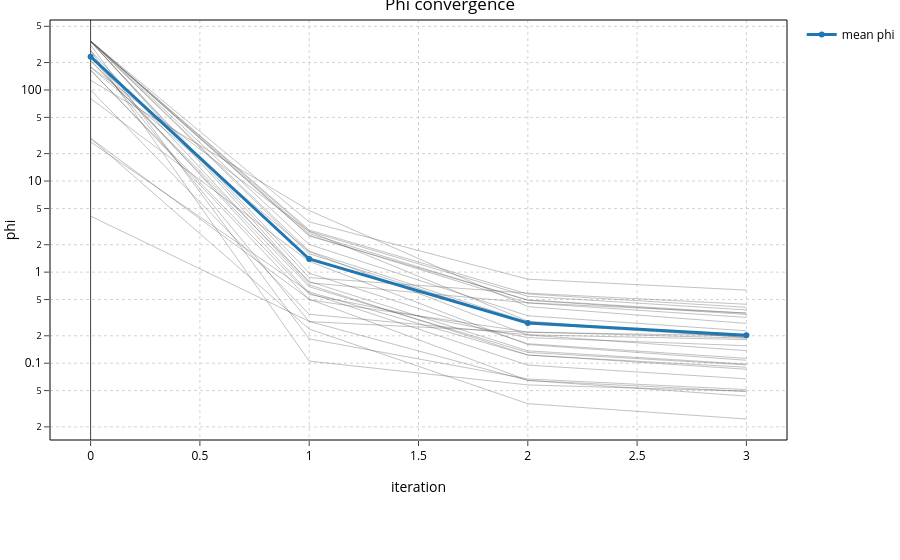

Here is the notebook cell this chart was saved with:
### Markdown cell above
## 4. Did the misfit drop? (phi convergence)

The first thing to check: did history matching reduce the objective function (phi)? Each faint line is one realization; the bold line is the ensemble mean. **What to look for:** a clear drop from the prior to the posterior, *without* the ensemble collapsing to a single line (which signals over-fitting).

### Code cell
if ies is not None:
    display(ies.plot_phi())                       # plotly
    display(ies.plot_phi(backend='matplotlib'))   # seaborn/matplotlib

### Figure 1 — Plotly figure (JSON) as saved in the notebook; plotly's stock layout.template omitted (floating-point values rounded to 4 significant figures)
{"data": [{"hoverinfo": "skip", "line": {"color": "rgba(80,80,80,0.35)", "width": 1}, "mode": "lines", "name": "0", "showlegend": false, "type": "scatter", "x": [0, 1, 2, 3], "y": [211.8, 0.6909, 0.1314, 0.09593]}, {"hoverinfo": "skip", "line": {"color": "rgba(80,80,80,0.35)", "width": 1}, "mode": "lines", "name": "1", "showlegend": false, "type": "scatter", "x": [0, 1, 2, 3], "y": [271.5, 0.724, 0.1234, 0.08583]}, {"hoverinfo": "skip", "line": {"color": "rgba(80,80,80,0.35)", "width": 1}, "mode": "lines", "name": "2", "showlegend": false, "type": "scatter", "x": [0, 1, 2, 3], "y": [177.8, 1.674, 0.2041, 0.1373]}, {"hoverinfo": "skip", "line": {"color": "rgba(80,80,80,0.35)", "width": 1}, "mode": "lines", "name": "3", "showlegend": false, "type": "scatter", "x": [0, 1, 2, 3], "y": [237.0, 0.588, 0.09532, 0.06735]}, {"hoverinfo": "skip", "line": {"color": "rgba(80,80,80,0.35)", "width": 1}, "mode": "lines", "name": "4", "showlegend": false, "type": "scatter", "x": [0, 1, 2, 3], "y": [344.6, 2.901, 0.575, 0.4108]}, {"hoverinfo": "skip", "line": {"color": "rgba(80,80,80,0.35)", "width": 1}, "mode": "lines", "name": "5", "showlegend": false, "type": "scatter", "x": [0, 1, 2, 3], "y": [344.2, 2.014, 0.3317, 0.2267]}, {"hoverinfo": "skip", "line": {"color": "rgba(80,80,80,0.35)", "width": 1}, "mode": "lines", "name": "6", "showlegend": false, "type": "scatter", "x": [0, 1, 2, 3], "y": [235.8, 0.286, 0.2183, 0.1999]}, {"hoverinfo": "skip", "line": {"color": "rgba(80,80,80,0.35)", "width": 1}, "mode": "lines", "name": "7", "showlegend": false, "type": "scatter", "x": [0, 1, 2, 3], "y": [166.7, 0.496, 0.2205, 0.1882]}, {"hoverinfo": "skip", "line": {"color": "rgba(80,80,80,0.35)", "width": 1}, "mode": "lines", "name": "8", "showlegend": false, "type": "scatter", "x": [0, 1, 2, 3], "y": [343.9, 1.59, 0.2725, 0.1919]}, {"hoverinfo": "skip", "line": {"color": "rgba(80,80,80,0.35)", "width": 1}, "mode": "lines", "name": "9", "showlegend": false, "type": "scatter", "x": [0, 1, 2, 3], "y": [344.5, 2.646, 0.4906, 0.3431]}, {"hoverinfo": "skip", "line": {"color": "rgba(80,80,80,0.35)", "width": 1}, "mode": "lines", "name": "10", "showlegend": false, "type": "scatter", "x": [0, 1, 2, 3], "y": [344.5, 2.808, 0.543, 0.3847]}, {"hoverinfo": "skip", "line": {"color": "rgba(80,80,80,0.35)", "width": 1}, "mode": "lines", "name": "11", "showlegend": false, "type": "scatter", "x": [0, 1, 2, 3], "y": [179.9, 2.796, 0.2898, 0.1918]}, {"hoverinfo": "skip", "line": {"color": "rgba(80,80,80,0.35)", "width": 1}, "mode": "lines", "name": "12", "showlegend": false, "type": "scatter", "x": [0, 1, 2, 3], "y": [164.5, 0.5689, 0.1911, 0.1556]}, {"hoverinfo": "skip", "line": {"color": "rgba(80,80,80,0.35)", "width": 1}, "mode": "lines", "name": "13", "showlegend": false, "type": "scatter", "x": [0, 1, 2, 3], "y": [29.45, 0.505, 0.06481, 0.04352]}, {"hoverinfo": "skip", "line": {"color": "rgba(80,80,80,0.35)", "width": 1}, "mode": "lines", "name": "14", "showlegend": false, "type": "scatter", "x": [0, 1, 2, 3], "y": [26.93, 0.6058, 0.1227, 0.09029]}, {"hoverinfo": "skip", "line": {"color": "rgba(80,80,80,0.35)", "width": 1}, "mode": "lines", "name": "15", "showlegend": false, "type": "scatter", "x": [0, 1, 2, 3], "y": [342.7, 0.8699, 0.588, 0.4436]}, {"hoverinfo": "skip", "line": {"color": "rgba(80,80,80,0.35)", "width": 1}, "mode": "lines", "name": "16", "showlegend": false, "type": "scatter", "x": [0, 1, 2, 3], "y": [29.43, 0.2374, 0.03594, 0.0244]}, {"hoverinfo": "skip", "line": {"color": "rgba(80,80,80,0.35)", "width": 1}, "mode": "lines", "name": "17", "showlegend": false, "type": "scatter", "x": [0, 1, 2, 3], "y": [127.7, 4.75, 0.4181, 0.2736]}, {"hoverinfo": "skip", "line": {"color": "rgba(80,80,80,0.35)", "width": 1}, "mode": "lines", "name": "18", "showlegend": false, "type": "scatter", "x": [0, 1, 2, 3], "y": [338.2, 0.9743, 0.1638, 0.113]}, {"hoverinfo": "skip", "line": {"color": "rgba(80,80,80,0.35)", "width": 1}, "mode": "lines", "name": "19", "showlegend": false, "type": "scatter", "x": [0, 1, 2, 3], "y": [311.1, 0.185, 0.06713, 0.05138]}, {"hoverinfo": "skip", "line": {"color": "rgba(80,80,80,0.35)", "width": 1}, "mode": "lines", "name": "20", "showlegend": false, "type": "scatter", "x": [0, 1, 2, 3], "y": [271.9, 0.1055, 0.05773, 0.04927]}, {"hoverinfo": "skip", "line": {"color": "rgba(80,80,80,0.35)", "width": 1}, "mode": "lines", "name": "21", "showlegend": false, "type": "scatter", "x": [0, 1, 2, 3], "y": [80.53, 1.313, 0.1603, 0.1077]}, {"hoverinfo": "skip", "line": {"color": "rgba(80,80,80,0.35)", "width": 1}, "mode": "lines", "name": "22", "showlegend": false, "type": "scatter", "x": [0, 1, 2, 3], "y": [344.4, 2.54, 0.4589, 0.3185]}, {"hoverinfo": "skip", "line": {"color": "rgba(80,80,80,0.35)", "width": 1}, "mode": "lines", "name": "23", "showlegend": false, "type": "scatter", "x": [0, 1, 2, 3], "y": [343.0, 0.7655, 0.4606, 0.3557]}, {"hoverinfo": "skip", "line": {"color": "rgba(80,80,80,0.35)", "width": 1}, "mode": "lines", "name": "24", "showlegend": false, "type": "scatter", "x": [0, 1, 2, 3], "y": [344.0, 1.694, 0.2828, 0.1968]}, {"hoverinfo": "skip", "line": {"color": "rgba(80,80,80,0.35)", "width": 1}, "mode": "lines", "name": "25", "showlegend": false, "type": "scatter", "x": [0, 1, 2, 3], "y": [344.9, 3.562, 0.8367, 0.6351]}, {"hoverinfo": "skip", "line": {"color": "rgba(80,80,80,0.35)", "width": 1}, "mode": "lines", "name": "26", "showlegend": false, "type": "scatter", "x": [0, 1, 2, 3], "y": [343.9, 2.494, 0.4945, 0.3546]}, {"hoverinfo": "skip", "line": {"color": "rgba(80,80,80,0.35)", "width": 1}, "mode": "lines", "name": "27", "showlegend": false, "type": "scatter", "x": [0, 1, 2, 3], "y": [99.86, 0.3449, 0.2051, 0.1818]}, {"hoverinfo": "skip", "line": {"color": "rgba(80,80,80,0.35)", "width": 1}, "mode": "lines", "name": "28", "showlegend": false, "type": "scatter", "x": [0, 1, 2, 3], "y": [4.115, 0.2876, 0.06463, 0.04903]}, {"hoverinfo": "skip", "line": {"color": "rgba(80,80,80,0.35)", "width": 1}, "mode": "lines", "name": "base", "showlegend": false, "type": "scatter", "x": [0, 1, 2, 3], "y": [207.7, 0.7891, 0.1367, 0.09784]}, {"line": {"color": "rgba(31,119,180,1.0)", "width": 3}, "mode": "lines+markers", "name": "mean phi", "type": "scatter", "x": [0, 1, 2, 3], "y": [231.9, 1.394, 0.2768, 0.2022]}], "layout": {"dragmode": "pan", "title": {"text": "Phi convergence"}, "xaxis": {"title": {"text": "iteration"}}, "yaxis": {"title": {"text": "phi"}, "type": "log"}}}
